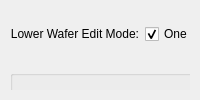
        <widget class="QWidget" name="materialInfo">
         <attribute name="title">
          <string>Material Info</string>
         </attribute>
         <layout class="QHBoxLayout" name="materialLayout">
          <property name="spacing">
           <number>15</number>
          </property>
          <property name="leftMargin">
           <number>10</number>
          </property>
          <property name="topMargin">
           <number>10</number>
          </property>
          <property name="rightMargin">
           <number>10</number>
          </property>
          <property name="bottomMargin">
           <number>10</number>
          </property>
          <item>
           <widget class="QWidget" name="widget_3" native="true">
            <widget class="QWidget" name="widget_2" native="true">
             <property name="geometry">
              <rect>
               <x>0</x>
               <y>0</y>
               <width>1440</width>
               <height>48</height>
              </rect>
             </property>
             <layout class="QHBoxLayout" name="horizontalLayout">
              <item>
               <widget class="QLabel" name="label_17">
                <property name="minimumSize">
                 <size>
                  <width>120</width>
                  <height>30</height>
                 </size>
                </property>
                <property name="maximumSize">
                 <size>
                  <width>16777215</width>
                  <height>30</height>
                 </size>
                </property>
                <property name="text">
                 <string>Lower Wafer Edit Mode:</string>
                </property>
                <property name="alignment">
                 <set>Qt::AlignRight|Qt::AlignTrailing|Qt::AlignVCenter</set>
                </property>
               </widget>
              </item>
              <item>
               <widget class="QCheckBox" name="ckb_oneChip">
                <property name="text">
                 <string>One Chip</string>
                </property>
                <property name="checked">
                 <bool>true</bool>
                </property>
                <property name="autoExclusive">
                 <bool>false</bool>
                </property>
               </widget>
              </item>
              <item>
               <widget class="QCheckBox" name="ckb_custom">
                <property name="text">
                 <string>Custom</string>
                </property>
                <property name="autoExclusive">
                 <bool>false</bool>
                </property>
               </widget>
              </item>
              <item>
               <spacer name="horizontalSpacer">
                <property name="orientation">
                 <enum>Qt::Horizontal</enum>
                </property>
                <property name="sizeHint" stdset="0">
                 <size>
                  <width>40</width>
                  <height>20</height>
                 </size>
                </property>
               </spacer>
              </item>
             </layout>
            </widget>
            <widget class="ISTAR::GUI::GroupBox" name="gb_dwWaferInfo">
             <property name="geometry">
              <rect>
               <x>0</x>
               <y>60</y>
               <width>481</width>
               <height>391</height>
              </rect>
             </property>
             <property name="title">
              <string/>
             </property>
             <layout class="QGridLayout" name="gridLayout_3">
              <property name="topMargin">
               <number>45</number>
              </property>
              <item row="2" column="0">
               <widget class="QLabel" name="label_20">
                <property name="minimumSize">
                 <size>
                  <width>120</width>
                  <height>30</height>
                 </size>
                </property>
                <property name="maximumSize">
                 <size>
                  <width>16777215</width>
                  <height>30</height>
                 </size>
                </property>
                <property name="text">
                 <string>Wafer Thickness:</string>
                </property>
                <property name="alignment">
                 <set>Qt::AlignRight|Qt::AlignTrailing|Qt::AlignVCenter</set>
                </property>
               </widget>
              </item>
              <item row="1" column="2">
               <widget class="QLabel" name="label_18">
                <property name="minimumSize">
                 <size>
                  <width>90</width>
                  <height>30</height>
                 </size>
                </property>
                <property name="maximumSize">
                 <size>
                  <width>90</width>
                  <height>30</height>
                 </size>
                </property>
                <property name="text">
                 <string>mm</string>
                </property>
               </widget>
              </item>
              <item row="3" column="1">
               <widget class="ISTAR::GUI::ComboBox" name="cb_waferNotchOrient">
                <property name="minimumSize">
                 <size>
                  <width>160</width>
                  <height>30</height>
                 </size>
                </property>
               </widget>
              </item>
              <item row="4" column="1">
               <widget class="QDoubleSpinBox" name="dsb_chipPitchX">
                <property name="minimumSize">
                 <size>
                  <width>160</width>
                  <height>30</height>
                 </size>
                </property>
                <property name="maximumSize">
                 <size>
                  <width>160</width>
                  <height>30</height>
                 </size>
                </property>
                <property name="alignment">
                 <set>Qt::AlignCenter</set>
                </property>
                <property name="buttonSymbols">
                 <enum>QAbstractSpinBox::NoButtons</enum>
                </property>
                <property name="decimals">
                 <number>3</number>
                </property>
                <property name="minimum">
                 <double>0.000000000000000</double>
                </property>
                <property name="maximum">
                 <double>9999.000000000000000</double>
                </property>
               </widget>
              </item>
              <item row="1" column="1">
               <widget class="QDoubleSpinBox" name="dsb_waferEdgeLength">
                <property name="minimumSize">
                 <size>
                  <width>160</width>
                  <height>30</height>
                 </size>
                </property>
                <property name="maximumSize">
                 <size>
                  <width>160</width>
                  <height>30</height>
                 </size>
                </property>
                <property name="alignment">
                 <set>Qt::AlignCenter</set>
                </property>
                <property name="buttonSymbols">
                 <enum>QAbstractSpinBox::NoButtons</enum>
                </property>
                <property name="decimals">
                 <number>3</number>
                </property>
                <property name="minimum">
                 <double>0.000000000000000</double>
                </property>
                <property name="maximum">
                 <double>9999.000000000000000</double>
                </property>
               </widget>
              </item>
              <item row="7" column="1">
               <widget class="ISTAR::GUI::ComboBox" name="cb_chipRecipe">
                <property name="minimumSize">
                 <size>
                  <width>160</width>
                  <height>30</height>
                 </size>
                </property>
               </widget>
              </item>
              <item row="4" column="2">
               <widget class="QLabel" name="label_23">
                <property name="minimumSize">
                 <size>
                  <width>90</width>
                  <height>30</height>
                 </size>
                </property>
                <property name="maximumSize">
                 <size>
                  <width>90</width>
                  <height>30</height>
                 </size>
                </property>
                <property name="text">
                 <string>mm</string>
                </property>
               </widget>
              </item>
              <item row="6" column="1" colspan="2">
               <widget class="ISTAR::GUI::ComboBox" name="cb_waferLayoutMode">
                <property name="sizePolicy">
                 <sizepolicy hsizetype="Expanding" vsizetype="Fixed">
                  <horstretch>0</horstretch>
                  <verstretch>0</verstretch>
                 </sizepolicy>
                </property>
                <property name="minimumSize">
                 <size>
                  <width>160</width>
                  <height>30</height>
                 </size>
                </property>
                <item>
                 <property name="text">
                  <string>Chip Center and Wafer Center Coincide</string>
                 </property>
                </item>
                <item>
                 <property name="text">
                  <string>Chip Corner and Wafer Center Coincide</string>
                 </property>
                </item>
               </widget>
              </item>
              <item row="2" column="2">
               <widget class="QLabel" name="label_24">
                <property name="minimumSize">
                 <size>
                  <width>90</width>
                  <height>30</height>
                 </size>
                </property>
                <property name="maximumSize">
                 <size>
                  <width>90</width>
                  <height>30</height>
                 </size>
                </property>
                <property name="text">
                 <string>mm</string>
                </property>
               </widget>
              </item>
              <item row="7" column="0">
               <widget class="QLabel" name="label_19">
                <property name="minimumSize">
                 <size>
                  <width>120</width>
                  <height>30</height>
                 </size>
                </property>
                <property name="maximumSize">
                 <size>
                  <width>16777215</width>
                  <height>30</height>
                 </size>
                </property>
                <property name="text">
                 <string>Chip Recipe:</string>
                </property>
                <property name="alignment">
                 <set>Qt::AlignRight|Qt::AlignTrailing|Qt::AlignVCenter</set>
                </property>
               </widget>
              </item>
              <item row="3" column="0">
               <widget class="QLabel" name="label_3">
                <property name="text">
                 <string>Wafer Notch Angle:</string>
                </property>
                <property name="alignment">
                 <set>Qt::AlignRight|Qt::AlignTrailing|Qt::AlignVCenter</set>
                </property>
               </widget>
              </item>
              <item row="8" column="2">
               <widget class="QPushButton" name="btn_display">
                <property name="minimumSize">
                 <size>
                  <width>0</width>
                  <height>40</height>
                 </size>
                </property>
                <property name="font">
                 <font>
                  <family>微软雅黑</family>
                  <pointsize>12</pointsize>
                 </font>
                </property>
                <property name="text">
                 <string>Preview</string>
                </property>
               </widget>
              </item>
              <item row="6" column="0">
               <widget class="QLabel" name="label_25">
                <property name="minimumSize">
                 <size>
                  <width>120</width>
                  <height>30</height>
                 </size>
                </property>
                <property name="maximumSize">
                 <size>
                  <width>16777215</width>
                  <height>30</height>
                 </size>
                </property>
                <property name="text">
                 <string>Layout Mode:</string>
                </property>
                <property name="alignment">
                 <set>Qt::AlignRight|Qt::AlignTrailing|Qt::AlignVCenter</set>
                </property>
               </widget>
              </item>
              <item row="0" column="1">
               <widget class="QDoubleSpinBox" name="dsb_waferSize">
                <property name="minimumSize">
                 <size>
                  <width>160</width>
                  <height>30</height>
                 </size>
                </property>
                <property name="maximumSize">
                 <size>
                  <width>160</width>
                  <height>30</height>
                 </size>
                </property>
                <property name="alignment">
                 <set>Qt::AlignCenter</set>
                </property>
                <property name="buttonSymbols">
                 <enum>QAbstractSpinBox::NoButtons</enum>
                </property>
                <property name="decimals">
                 <number>3</number>
                </property>
                <property name="minimum">
                 <double>0.000000000000000</double>
                </property>
                <property name="maximum">
                 <double>9999.000000000000000</double>
                </property>
               </widget>
              </item>
              <item row="0" column="2">
               <widget class="QLabel" name="label_16">
                <property name="text">
                 <string>inch</string>
                </property>
               </widget>
              </item>
              <item row="3" column="2">
               <widget class="QLabel" name="label_4">
                <property name="text">
                 <string>°</string>
                </property>
               </widget>
              </item>
              <item row="0" column="0">
               <widget class="QLabel" name="label_15">
                <property name="minimumSize">
                 <size>
                  <width>120</width>
                  <height>30</height>
                 </size>
                </property>
                <property name="maximumSize">
                 <size>
                  <width>16777215</width>
                  <height>30</height>
                 </size>
                </property>
                <property name="text">
                 <string>Wafer Size:</string>
                </property>
                <property name="alignment">
                 <set>Qt::AlignRight|Qt::AlignTrailing|Qt::AlignVCenter</set>
                </property>
               </widget>
              </item>
              <item row="4" column="0">
               <widget class="QLabel" name="label_22">
                <property name="minimumSize">
                 <size>
                  <width>120</width>
                  <height>30</height>
                 </size>
                </property>
                <property name="maximumSize">
                 <size>
                  <width>16777215</width>
                  <height>30</height>
                 </size>
                </property>
                <property name="text">
                 <string>Chip Pitch (X):</string>
                </property>
                <property name="alignment">
                 <set>Qt::AlignRight|Qt::AlignTrailing|Qt::AlignVCenter</set>
                </property>
               </widget>
              </item>
              <item row="1" column="0">
               <widget class="QLabel" name="label_21">
                <property name="minimumSize">
                 <size>
                  <width>120</width>
                  <height>30</height>
                 </size>
                </property>
                <property name="maximumSize">
                 <size>
                  <width>16777215</width>
                  <height>30</height>
                 </size>
                </property>
                <property name="text">
                 <string>Wafer Edge Length:</string>
                </property>
                <property name="alignment">
                 <set>Qt::AlignRight|Qt::AlignTrailing|Qt::AlignVCenter</set>
                </property>
               </widget>
              </item>
              <item row="2" column="1">
               <widget class="QDoubleSpinBox" name="dsb_waferThickness">
                <property name="minimumSize">
                 <size>
                  <width>160</width>
                  <height>30</height>
                 </size>
                </property>
                <property name="maximumSize">
                 <size>
                  <width>160</width>
                  <height>30</height>
                 </size>
                </property>
                <property name="alignment">
                 <set>Qt::AlignCenter</set>
                </property>
                <property name="buttonSymbols">
                 <enum>QAbstractSpinBox::NoButtons</enum>
                </property>
                <property name="decimals">
                 <number>3</number>
                </property>
                <property name="minimum">
                 <double>0.000000000000000</double>
                </property>
                <property name="maximum">
                 <double>9999.000000000000000</double>
                </property>
               </widget>
              </item>
              <item row="5" column="0">
               <widget class="QLabel" name="label_32">
                <property name="minimumSize">
                 <size>
                  <width>120</width>
                  <height>30</height>
                 </size>
                </property>
                <property name="maximumSize">
                 <size>
                  <width>16777215</width>
                  <height>30</height>
                 </size>
                </property>
                <property name="text">
                 <string>Chip Pitch (Y):</string>
                </property>
                <property name="alignment">
                 <set>Qt::AlignRight|Qt::AlignTrailing|Qt::AlignVCenter</set>
                </property>
               </widget>
              </item>
              <item row="5" column="2">
               <widget class="QLabel" name="label_33">
                <property name="minimumSize">
                 <size>
                  <width>90</width>
                  <height>30</height>
                 </size>
                </property>
                <property name="maximumSize">
                 <size>
                  <width>90</width>
                  <height>30</height>
                 </size>
                </property>
                <property name="text">
                 <string>mm</string>
                </property>
               </widget>
              </item>
              <item row="5" column="1">
               <widget class="QDoubleSpinBox" name="dsb_chipPitchY">
                <property name="minimumSize">
                 <size>
                  <width>160</width>
                  <height>30</height>
                 </size>
                </property>
                <property name="maximumSize">
                 <size>
                  <width>160</width>
                  <height>30</height>
                 </size>
                </property>
                <property name="alignment">
                 <set>Qt::AlignCenter</set>
                </property>
                <property name="buttonSymbols">
                 <enum>QAbstractSpinBox::NoButtons</enum>
                </property>
                <property name="decimals">
                 <number>3</number>
                </property>
                <property name="minimum">
                 <double>0.000000000000000</double>
                </property>
                <property name="maximum">
                 <double>9999.000000000000000</double>
                </property>
               </widget>
              </item>
             </layout>
            </widget>
            <widget class="WaferGraphicsView" name="gv_preview">
             <property name="geometry">
              <rect>
               <x>490</x>
               <y>60</y>
               <width>600</width>
               <height>600</height>
              </rect>
             </property>
            </widget>
           </widget>
          </item>
         </layout>
        </widget>
